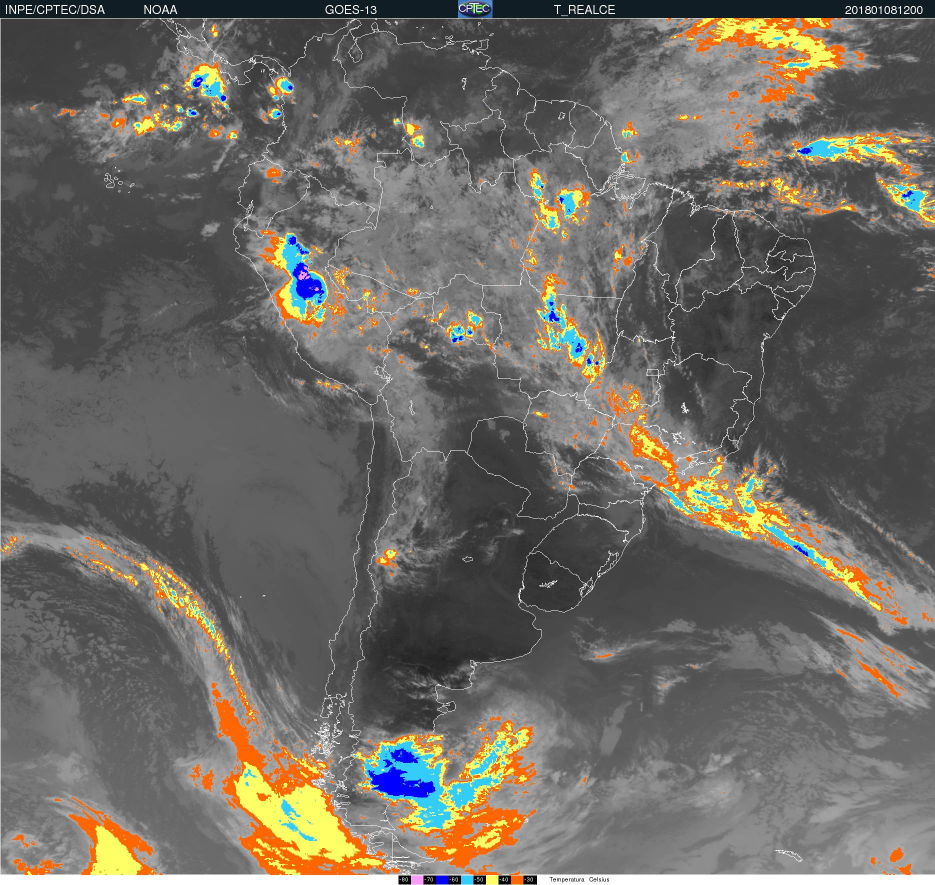
#> input picture S11232958_201801081200.jpg, 1870 x 1770 px (shown at 1/2 size)
$ python downscaler_se_goes_16.py
#> lines starting #> are read from the running program, lines starting #| are printed output that depends on the picture; after the words box and inside, x2 and y2 are one past the last pixel; in counts of white or black regions, pixels touching at a corner belong together
import cv2
import numpy as np
import requests


begin_y = 850
begin_x = 1370
image_goes16 = cv2.imread("S11232958_201801081200.jpg", cv2.IMREAD_COLOR)
#> image_goes16 is the input picture: shape (1770, 1870, 3); mean B, G, R 99.4, 105.9, 109.5
cropped_image_16 = image_goes16[begin_y:begin_y+115, begin_x:begin_x+117]
cv2.imshow('image',cropped_image_16)
cv2.waitKey(0)

white_lo=np.array([220,220,220])
white_hi=np.array([256,256,256])

mask=cv2.inRange(cropped_image_16,white_lo,white_hi)
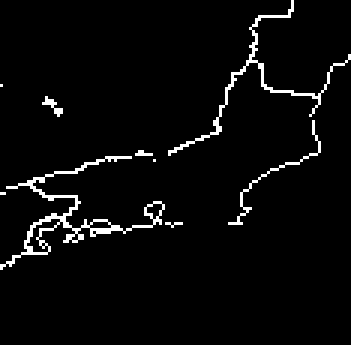
#> mask: shape (115, 117) (shown 3 times larger); 3.6% white in thin lines or dots, all inside (x1, y1, x2, y2) = (0, 0, 117, 90)

cropped_image_16[mask>0]=(0,0,0)
#> cropped_image_16: shape (115, 117, 3); mean B, G, R 101.2, 113.7, 121.7

cv2.imshow('image',cropped_image_16)
cv2.waitKey(0)

blu_trasition = (255,255,255)
light_blu_trasition = (254,254,254)
pink_trasition = (253,253,253)
yellow_trasition = (252,252,252)
orange_trasition = (251,251,251)

blu_lo=np.array([140, 0, 0])
blu_hi=np.array([255, 164, 68])
mask=cv2.inRange(cropped_image_16,blu_lo,blu_hi)
#> mask: shape (115, 117); every value is 0
cropped_image_16[mask>0]=blu_trasition
# for testing
cv2.imshow('image',cropped_image_16)
cv2.waitKey(0)

light_blu_lo=np.array([100, 180, 0])
light_blu_hi=np.array([255, 240, 240])
mask=cv2.inRange(cropped_image_16,light_blu_lo,light_blu_hi)
#> mask: shape (115, 117); 1.1% white in thin lines or dots, all inside (x1, y1, x2, y2) = (0, 39, 117, 115)
cropped_image_16[mask>0]=light_blu_trasition
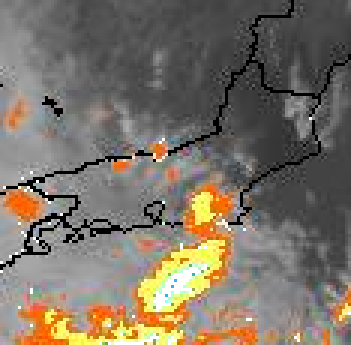
#> cropped_image_16: shape (115, 117, 3) (shown 3 times larger); mean B, G, R 102.1, 114.3, 123.1
# for testing
cv2.imshow('image',cropped_image_16)
cv2.waitKey(0)

yellow_lo=np.array([70,190, 190])
yellow_hi=np.array([130, 255, 255])
mask=cv2.inRange(cropped_image_16,yellow_lo,yellow_hi)
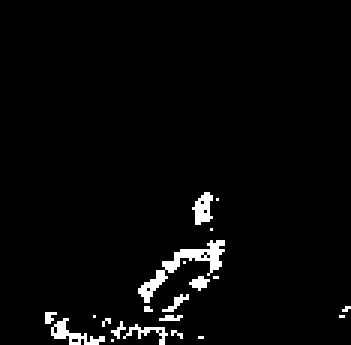
#> mask: shape (115, 117) (shown 3 times larger); 2.9% white in thin lines or dots, all inside (x1, y1, x2, y2) = (15, 64, 117, 115)
cropped_image_16[mask>0]=yellow_trasition
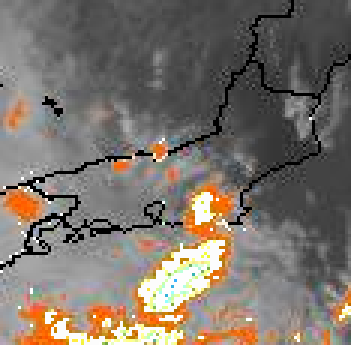
#> cropped_image_16: shape (115, 117, 3) (shown 3 times larger); 2.88% of pixels changed, all inside (x1, y1, x2, y2) = (15, 64, 117, 115)
# for testing
cv2.imshow('image',cropped_image_16)
cv2.waitKey(0)

orange_lo=np.array([0,90, 180])
orange_hi=np.array([200, 255, 255])
mask=cv2.inRange(cropped_image_16,orange_lo,orange_hi)
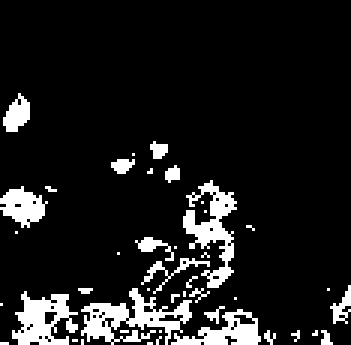
#> mask: shape (115, 117) (shown 3 times larger); 11% white; 43 white regions (31 under 20 px), largest, box (x1, y1, x2, y2) and area: (27, 96, 64, 115) 300, (61, 60, 79, 96) 260, (4, 97, 26, 115) 226
cropped_image_16[mask>0]=orange_trasition
# for testing
cv2.imshow('image',cropped_image_16)
cv2.waitKey(0)

pink_lo=np.array([180,100, 180])
pink_hi=np.array([255, 180, 255])
mask=cv2.inRange(cropped_image_16,pink_lo,pink_hi)
cropped_image_16[mask>0]=pink_trasition
# for testing
cv2.imshow('image',cropped_image_16)
cv2.waitKey(0)

mask=cv2.inRange(cropped_image_16,orange_trasition,orange_trasition)
cropped_image_16[mask>0]=(125,12,2)
# for testing
cv2.imshow('image',cropped_image_16)
cv2.waitKey(0)

mask=cv2.inRange(cropped_image_16,yellow_trasition,yellow_trasition)
cropped_image_16[mask>0]=(16,232,1)
# for testing
cv2.imshow('image',cropped_image_16)
cv2.waitKey(0)

mask=cv2.inRange(cropped_image_16,light_blu_trasition,light_blu_trasition)
cropped_image_16[mask>0]=(7,251,255)
# for testing
cv2.imshow('image',cropped_image_16)
cv2.waitKey(0)


mask=cv2.inRange(cropped_image_16,blu_trasition,blu_trasition)
cropped_image_16[mask>0]=(0,1,156)
# for testing
cv2.imshow('image',cropped_image_16)
cv2.waitKey(0)

mask=cv2.inRange(cropped_image_16,pink_trasition,pink_trasition)
cropped_image_16[mask>0]=(104,104,104)
# for testing
cv2.imshow('image',cropped_image_16)
cv2.waitKey(0)


def is_edge_for_colors(colors, pixel, next_pixel, last_pixel):
    for color in colors:
        if not np.array_equal(pixel, color) and (np.array_equal(next_pixel, color) or np.array_equal(last_pixel, color)):
            return True
    return False

edge_colors = [ np.array([104,104,104]), np.array([0,1,156]), np.array([7,251,255]), np.array([16,232,1]), np.array([125,12,2])]
for y in range(len(cropped_image_16)):

    for x in range(len(cropped_image_16[y])):
        if x+1 >= len(cropped_image_16[y]) or y+1 >= len(cropped_image_16):
            continue
        if x == 0 or y == 0:
            continue
        pixel = cropped_image_16[y][x]
        next_pixel_x = cropped_image_16[y][x+1]
        last_pixel_x = cropped_image_16[y][x-1]
        if is_edge_for_colors(edge_colors, pixel, next_pixel_x, last_pixel_x):
            next_pixel_x = next_pixel_x.astype(np.uint16)
            last_pixel_x = last_pixel_x.astype(np.uint16)
            top_pixel = cropped_image_16[y-1][x].astype(np.uint16)
            top_left_pixel = cropped_image_16[y-1][x-1].astype(np.uint16)
            top_right_pixel = cropped_image_16[y-1][x+1].astype(np.uint16)
            bottom_pixel = cropped_image_16[y+1][x].astype(np.uint16)
            bottom_right_pixel = cropped_image_16[y+1][x+1].astype(np.uint16)
            bottom_left_pixel = cropped_image_16[y+1][x-1].astype(np.uint16)
            avg = (next_pixel_x+last_pixel_x+top_pixel+top_left_pixel+top_right_pixel+bottom_pixel+bottom_right_pixel+bottom_left_pixel) / [8,8,8]
            avg = avg.astype(np.uint8)
            cropped_image_16[y][x] = avg.astype(np.uint8)
#> this loop made 115 passes
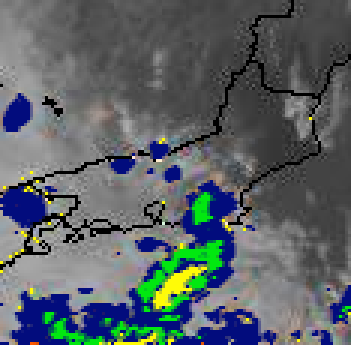
#> cropped_image_16: shape (115, 117, 3) (shown 3 times larger); mean B, G, R 101.3, 97.7, 90
#> after the loop, avg = [139, 81, 64]; bottom_left_pixel = [125, 12, 2]; bottom_pixel = [125, 12, 2]; bottom_right_pixel = [156, 168, 150]; top_left_pixel = [125, 12, 2]; top_pixel = [140, 100, 86]; top_right_pixel = [158, 165, 132]


cv2.imshow('image',cropped_image_16)
cv2.waitKey(0)

cropped_image_16 = cv2.cvtColor(cropped_image_16,cv2.COLOR_BGR2GRAY)
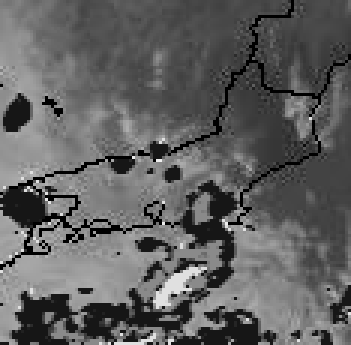
#> cropped_image_16: shape (115, 117) (shown 3 times larger); min 0, max 241, mean 95.8
cv2.imshow('image',cropped_image_16)
cv2.waitKey(0)

print([15,15,15] == np.array([15,15,15]))
cv2.imwrite(filename='masked.jpg',img=cropped_image_16)
cv2.destroyAllWindows()

$ run again, with maked.jpg copied over S11232958_201801081200.jpg
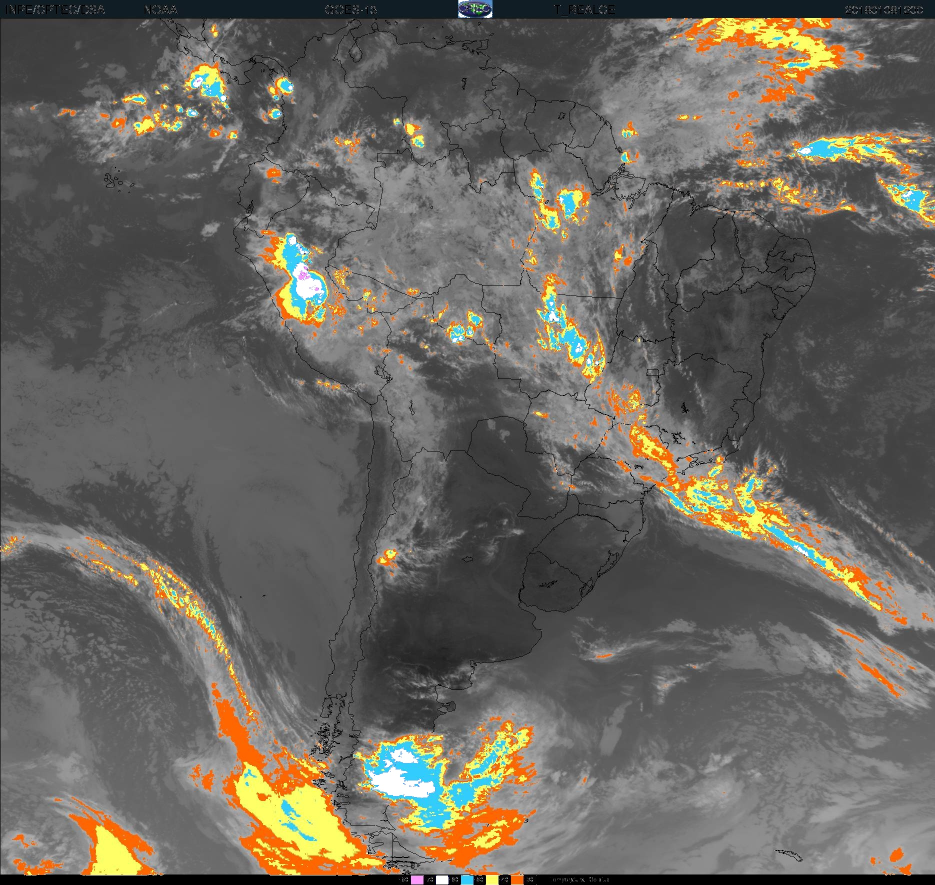
#> input picture maked.jpg, 1870 x 1770 px (shown at 1/2 size)
#> image_goes16 is the input picture: shape (1770, 1870, 3); mean B, G, R 94.4, 101.8, 105.3
#> the loop `for y in range(len(cropped_image_16)): ` made 115 passes
#> after the loop `for y in range(len(cropped_image_16)):`:
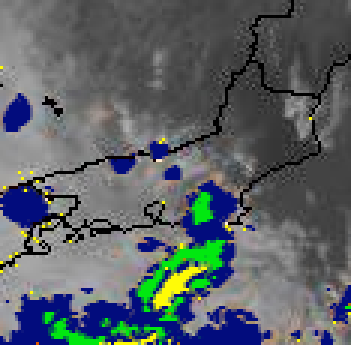
#> cropped_image_16: shape (115, 117, 3) (shown 3 times larger); mean B, G, R 101, 97.2, 90.4
#> after the loop `for y in range(len(cropped_image_16)):`: avg = [135, 110, 103]; bottom_left_pixel = [125, 12, 2]; bottom_pixel = [149, 163, 162]; bottom_right_pixel = [136, 155, 152]; top_left_pixel = [132, 78, 70]; top_pixel = [144, 161, 148]; top_right_pixel = [131, 145, 144]
#> `cropped_image_16 = cv2.cvtColor(cropped_image_16,cv2.COLOR_BGR2GRAY)`:
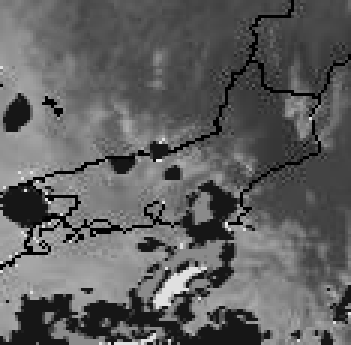
#> cropped_image_16: shape (115, 117) (shown 3 times larger); min 0, max 242, mean 95.6
